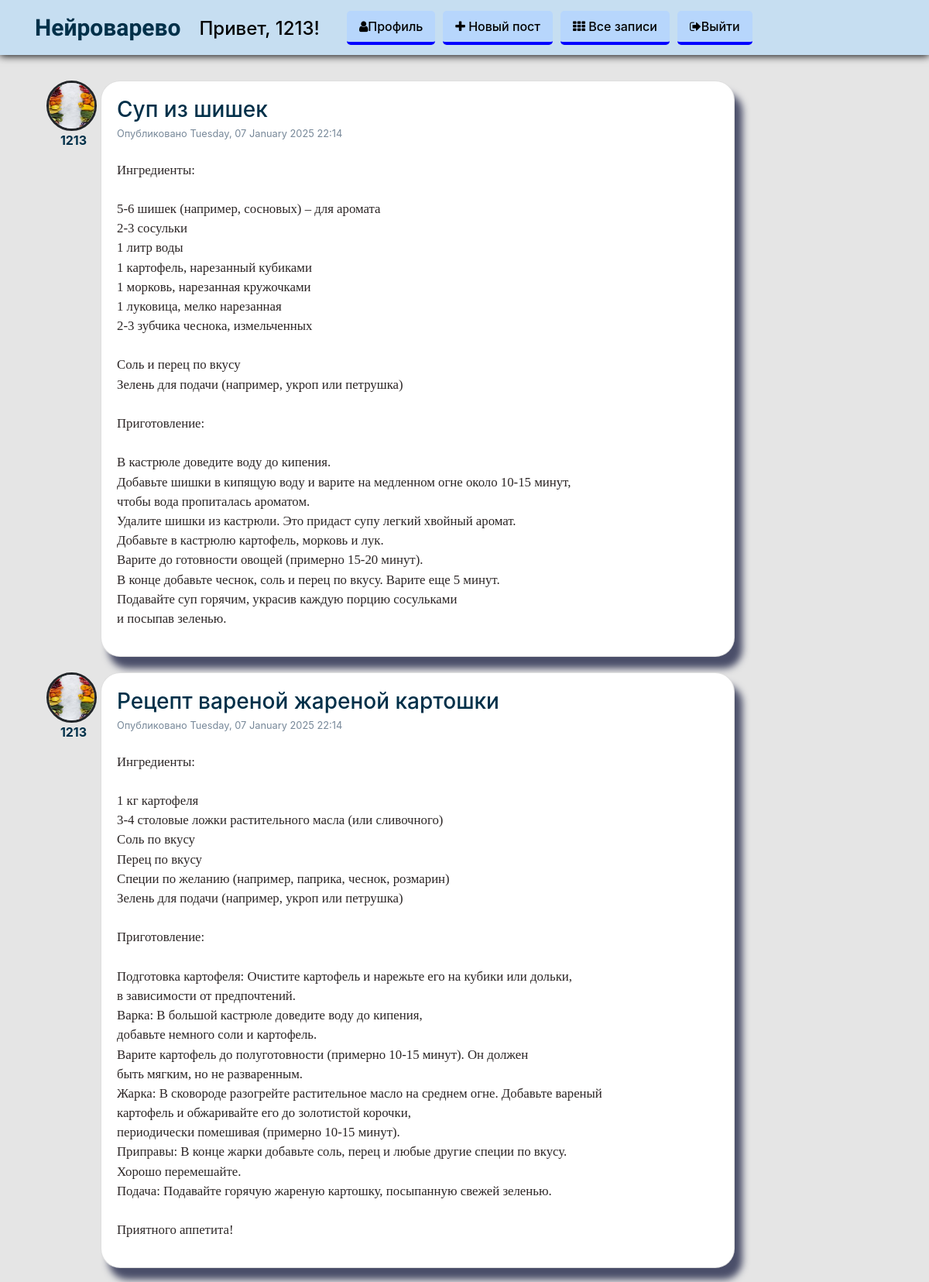
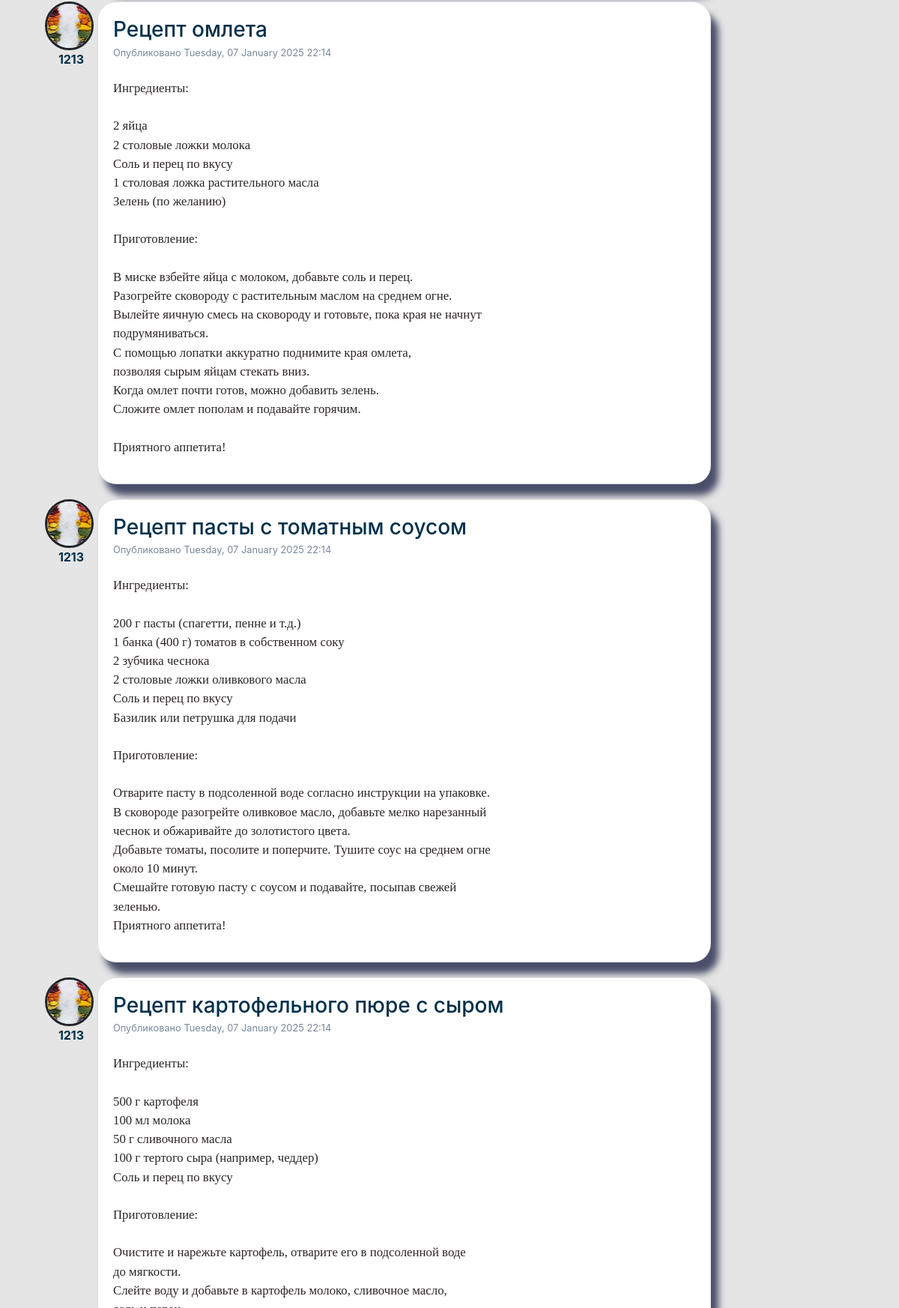
The app's page /allpost (signed in, upper part) with its own data (2 pictures, top to bottom).
### test_flask/models.py (models this page shows, shortened)
class User(db.Model, UserMixin):
    id = db.Column(db.Integer, primary_key=True)
    username = db.Column(db.String(20), unique=True, nullable=False)
    email = db.Column(db.String(120), unique=True, nullable=False)
    image_file = db.Column(db.String(20), nullable=False,
                           default='default.png')
    password = db.Column(db.String(60), nullable=False)
    posts = db.relationship('Post', backref='author', lazy=True)

class Post(db.Model):
    id = db.Column(db.Integer, primary_key=True)
    title = db.Column(db.String(100), nullable=False)
    date_posted = db.Column(db.DateTime, nullable=False,
                            default=datetime.now()) #rework
    content = db.Column(db.Text, nullable=False)
    user_id = db.Column(db.Integer, db.ForeignKey('user.id'), nullable=False)
    comments = db.relationship('Comment', backref='title', lazy='select',
                               cascade='all, delete-orphan')

### test_flask/posts/routes.py (the view)
@posts.route("/allpost")
@login_required
def allpost():
    page = request.args.get('page', 1, type=int)
    posts = Post.query.order_by(Post.date_posted.desc()).paginate(page=page, per_page=5)
    return render_template('allpost.html', posts=posts)

### test_flask/models.py (called while the page is built)
@login_manager.user_loader
def load_user(user_id):
    return User.query.get(int(user_id))

### test_flask/templates/allpost.html (shortened to what this page needs)
{% extends "layout.html" %}
{% block content %}
{% for post in posts.items %}
<div class="container" style="display: flex;">
    <article class="media" style="display: flex; flex-direction: column;">
        <img class="rounded-circle article-img" style="margin-right: 5px; border: solid;"
             src="{{ url_for('static', filename='profile_pics/' + post.author.image_file) }}">
        <a href="{{ url_for('users.user_posts', username=post.author.username) }}" id="author" style="margin: 0 auto; font-weight: bold;">{{
            post.author.username }}</a>
    </article>
    <div class="card" style="margin-bottom: 20px;">
        <div class="card-body">
            <h3 class="card-title"><a class="title" href="{{ url_for('posts.post', post_id=post.id) }}">{{ post.title
                }}</a></h3>
            <small>Опубликовано {{ post.date_posted.strftime('%A, %d %B %Y %H:%M') }}</small>
            <br>
            <br>
            <pre><p class="card-text">{{ post.content }}</p></pre>
        </div>
    </div>
</div>
{% endfor %}
{% endblock content %}

### test_flask/templates/layout.html (shortened to what this page needs)
<!DOCTYPE html>
<html>
<head>
    <link rel="stylesheet" href="https://maxcdn.bootstrapcdn.com/bootstrap/4.0.0/css/bootstrap.min.css"
>
    <link rel="stylesheet" href="https://cdnjs.cloudflare.com/ajax/libs/font-awesome/4.7.0/css/font-awesome.min.css">
    <link rel="stylesheet" type="text/css" href="{{ url_for('static', filename='main.css') }}">
</head>
<body>
<header class="site-header">
    <nav class="navbar navbar-expand-md navbar-dark fixed-top">
        <div class="container">
            <a class="navbar-brand mr-4" href="/"
               style="color: rgb(7, 85, 173); font-family: 'Lobster', cursive; font-weight: 800; font-size: 30px; ">Нейроварево</a>
            {% if current_user.is_authenticated %}
            <h4 class="names">Привет, {{ current_user.username }}!</h4>
            <a class="nav-item nav-link navigation-links" href="{{ url_for('users.account') }}"><i
                    class="fa fa-user"></i>Профиль</a>
            <a class="nav-item nav-link navigation-links" href="{{ url_for('posts.new_post') }}"><i
                    class="fa fa-plus"></i> Новый пост</a>
            <a class="nav-item nav-link navigation-links" href="{{ url_for('posts.allpost') }}"><i class="fa fa-th"></i>
                Все записи</a>
            <a class="nav-item nav-link navigation-links" href="{{ url_for('users.logout') }}"><i
                    class="fa fa-sign-out"></i>Выйти</a>
            {% else %}
            <a class="nav-link nav-item navigation-links" href="{{ url_for('users.login') }}">Войти</a>
            <a class="nav-link nav-item navigation-links" href="{{ url_for('users.register') }}">Зарегистрироваться</a>
            {% endif %}
        </div>
    </nav>
</header>
<main role="main" class="container">
    <div class="row">
        <div class="col-md-10">
            {% block content %}{% endblock %}
        </div>
    </div>
</main>
</body>
</html>

### test_flask/static/main.css (style rules this page uses)
body { margin: 0; padding: 0; }
h1, h2, h3, h4, h5, h6 { color: #444444; }
.article-img { height: 65px; width: 65px; margin-right: 16px; }

### test_flask/templates/allpost.html (style rules this page uses)
body { background-image: url('../static/images/bck_posts.jpg'); background-size: cover; }
.card { border-radius: 25px; background-color: white; box-shadow: 10px 15px 10px #4a4e69; width: 92%; }
.card-title { margin-bottom: 0 !important; }
a { color: #003049 !important; text-decoration: none; }
small { color: lightslategray; }
p { color: rgb(43, 37, 37); }

### test_flask/templates/layout.html (style rules this page uses)
.card-text { font-size: 1.05rem; font-family: 'Tangerine', serif; font-optical-sizing: auto; }
body { background-color: #e5e5e5; margin-top: 6.5rem; }
.navigation-links { color: black !important; font-weight: 500; background-color: rgb(183, 214, 252); border-radius: 5px; border-bottom: 4px solid blue; margin: 5px; background-size: 200% 200%; background-image: linear-gradient( transparent 50%, rgb(79, 128, 233) 50%); transition: background-position 300ms, color 300ms ease, border-color 300ms ease; }
.navbar { background-color: #c6def1; box-shadow: 0px 1px 10px black; }
.navbar .container { margin-bottom: 0; }
.names { color: black; text-align: center; margin-right: 30px; margin-top: 12px; }

### records on screen
User: username "1213"
Post: image_file (picture), author.username "1213", title "Суп из шишек", date_posted "Tuesday, 07 January 2025 22:14", content "Ингредиенты: 5-6 шишек (например, сосновых) – для аромата 2-3 сосульки 1 литр воды 1 картофель, нарезанный кубиками 1 морковь, нарезанная кружочками 1 луковица, мелко нарезанная 2-3 зубчика чеснока, измельченных Соль и перец по вкусу Зелень для подачи (например, укроп или петрушка) Приготовление: В кастрюле доведите воду до кипения. Добавьте шишки в кипящую воду и варите на медленном огне около 10-15 минут, чтобы вода пропиталась ароматом. Удалите шишки из кастрюли. Это придаст супу легкий хвойный аромат. Добавьте в кастрюлю картофель, морковь и лук. Варите до готовности овощей (примерно 15-20 минут). В конце добавьте чеснок, соль и перец по вкусу. Варите еще 5 минут. Подавайте суп горячим,…"
Post: image_file (picture), author.username "1213", title "Рецепт вареной жареной картошки", date_posted "Tuesday, 07 January 2025 22:14", content "Ингредиенты: 1 кг картофеля 3-4 столовые ложки растительного масла (или сливочного) Соль по вкусу Перец по вкусу Специи по желанию (например, паприка, чеснок, розмарин) Зелень для подачи (например, укроп или петрушка) Приготовление: Подготовка картофеля: Очистите картофель и нарежьте его на кубики или дольки, в зависимости от предпочтений. Варка: В большой кастрюле доведите воду до кипения, добавьте немного соли и картофель. Варите картофель до полуготовности (примерно 10-15 минут). Он должен быть мягким, но не разваренным. Жарка: В сковороде разогрейте растительное масло на среднем огне. Добавьте вареный картофель и обжаривайте его до золотистой корочки, периодически помешивая (примерно…"
Post: image_file (picture), author.username "1213", title "Рецепт омлета", date_posted "Tuesday, 07 January 2025 22:14", content "Ингредиенты: 2 яйца 2 столовые ложки молока Соль и перец по вкусу 1 столовая ложка растительного масла Зелень (по желанию) Приготовление: В миске взбейте яйца с молоком, добавьте соль и перец. Разогрейте сковороду с растительным маслом на среднем огне. Вылейте яичную смесь на сковороду и готовьте, пока края не начнут подрумяниваться. С помощью лопатки аккуратно поднимите края омлета, позволяя сырым яйцам стекать вниз. Когда омлет почти готов, можно добавить зелень. Сложите омлет пополам и подавайте горячим. Приятного аппетита!"
Post: image_file (picture), author.username "1213", title "Рецепт пасты с томатным соусом", date_posted "Tuesday, 07 January 2025 22:14", content "Ингредиенты: 200 г пасты (спагетти, пенне и т.д.) 1 банка (400 г) томатов в собственном соку 2 зубчика чеснока 2 столовые ложки оливкового масла Соль и перец по вкусу Базилик или петрушка для подачи Приготовление: Отварите пасту в подсоленной воде согласно инструкции на упаковке. В сковороде разогрейте оливковое масло, добавьте мелко нарезанный чеснок и обжаривайте до золотистого цвета. Добавьте томаты, посолите и поперчите. Тушите соус на среднем огне около 10 минут. Смешайте готовую пасту с соусом и подавайте, посыпав свежей зеленью. Приятного аппетита!"
Post: image_file (picture), author.username "1213", title "Рецепт картофельного пюре с сыром", date_posted "Tuesday, 07 January 2025 22:14"
